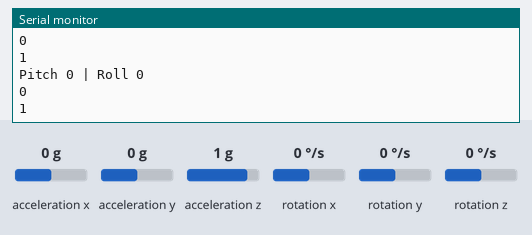
This sketch was run on a simulated Arduino Uno, built with avr-gcc and run on an emulated ATmega328P. On the bench: the last lines printed to the serial monitor. Wiring (inferred from the names in the program): MPU-6050 motion sensor at I2C address 0x68. Inputs (shaded band) come from the test bench; at power-on: acceleration x 0 g, acceleration y 0 g, acceleration z 1 g, rotation x 0 °/s, rotation y 0 °/s, rotation z 0 °/s. No radio packets arrive unless stated.

Above: at 7.9 s.
8.0 s: acceleration x set to -1.4 g
At 8.28 s:
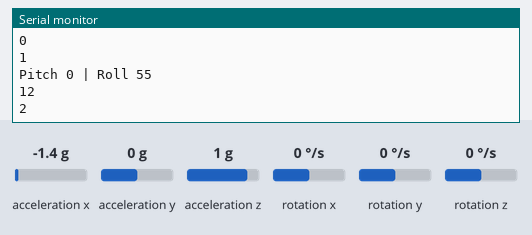
9.5 s: acceleration y set to -1.4 g
At 9.86 s:
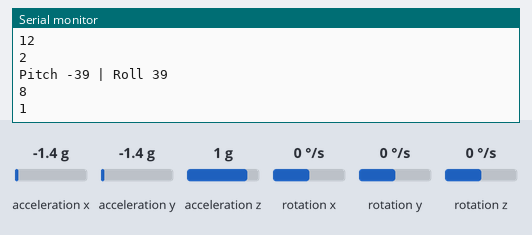
11.0 s: acceleration z set to -1.4 g
At 11.44 s:
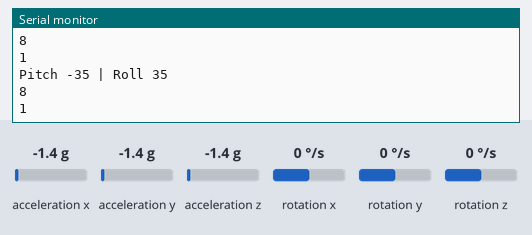
Timing chart, 0 to 14.0 s (numbered marks = the images above; inputs shaded):
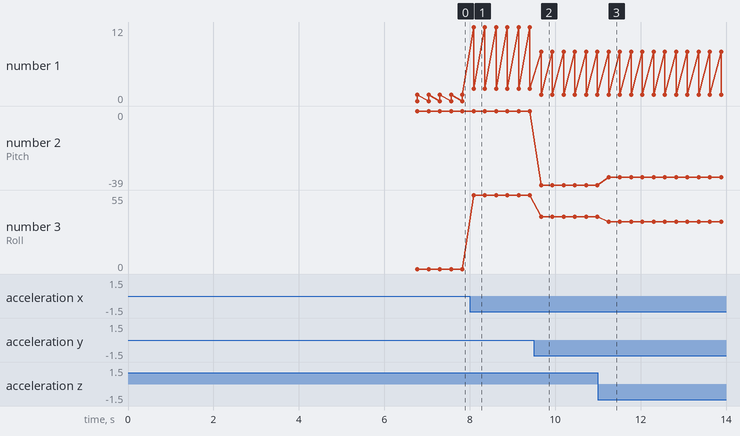

Measured:
- after the input at 8.0 s, the serial monitor: prints a new line after 0.09 s (image 1)
- after the input at 9.5 s, the serial monitor: prints a new line after 0.17 s (image 2)
- after the input at 11.0 s, the serial monitor: prints a new line after 0.25 s (image 3)
- plotted number 1: 1 → 2 after the input at 8.0 s
- plotted number 2: 0 → -39 after the input at 9.5 s, -39 → -35 after the input at 11.0 s
- plotted number 3: 0 → 55 after the input at 8.0 s, 55 → 39 after the input at 9.5 s, 39 → 35 after the input at 11.0 s

The sketch:

glove.ino
```cpp
//RF TRANS declaration part
#include <Wire.h>
#include <RH_ASK.h>
#ifdef RH_HAVE_HARDWARE_SPI
#include <SPI.h> // Not actually used but needed to compile
#endif

RH_ASK driver(2000, 2, 2, 0);

//Gyro A4 (SDA), A5 (SCL)

//Variables for Gyroscope
int gyro_x, gyro_y, gyro_z;
long gyro_x_cal, gyro_y_cal, gyro_z_cal;
boolean set_gyro_angles;

long acc_x, acc_y, acc_z, acc_total_vector;
int angle_roll_acc, angle_pitch_acc;

float angle_pitch, angle_roll;
int angle_pitch_buffer, angle_roll_buffer;
float angle_pitch_output, angle_roll_output;

int max_angle_pitch_acc = 50, max_angle_roll_acc = 50;
//Variables for RF Transsmitor
int sensorData = 0;
char sensorCharMsg[4];
uint8_t glove_encoded;

void setup() {

  //Start I2C Connection
  Wire.begin();
  trans_setup();
  //Setup MPU
  setup_mpu_6050();
  Serial.begin(115200);

}

void loop() {
  glove_encoded = 0b00000000;
  mpu_6050_loop();
  Serial.print("Pitch "); Serial.print((int)angle_pitch_acc);Serial.print(" | Roll "); Serial.print((int)angle_roll_acc);
  Serial.println();

  /*
   Create message => 0b1234
    1 is positive if roll is bigger then 0;
    2 is positive if roll abs valute is bigger then threshold;
    3 is positive if pitch is bigger then 0;
    4 is positive if pitch abs value is bigger then threshold;
  */

  if (angle_pitch_acc > max_angle_pitch_acc || angle_pitch_acc < (-1 * max_angle_pitch_acc)){
    glove_encoded = glove_encoded|0b00000001;
  }

  if (angle_pitch_acc > 0){
    glove_encoded = glove_encoded|0b00000010;
  }

  if (angle_roll_acc > max_angle_roll_acc || angle_roll_acc < (-1 * max_angle_roll_acc)){
    glove_encoded = glove_encoded|0b00000100;
  }

  if (angle_roll_acc > 0){
    glove_encoded = glove_encoded|0b00001000;
  }

  sensorData = (int)glove_encoded;
  itoa(sensorData, sensorCharMsg, 10);
  Serial.println(sensorCharMsg);
  Serial.println(strlen(sensorCharMsg));

  driver.send((uint8_t *) sensorCharMsg, 2);
  driver.waitPacketSent();
  delay(200);
 }
```

Gyro_and_accelometer.ino
```cpp
#include<Wire.h>

#define mpuAddress 0X68;


void setup_mpu_6050(){
   //Setup the registers of the MPU-6050
  setup_mpu_6050_registers();
  int cal_number = 1000;
  //Calibrate the MPU
  for (int cal_int = 0; cal_int < cal_number; cal_int++){
    //Add the gyro values to their appropreate values for later division
    read_mpu_6050_data();
    gyro_x_cal += gyro_x;
    gyro_y_cal += gyro_y;
    gyro_z_cal += gyro_z;
    delay(5);
  }

  //Divide all results by calibration number
  gyro_x_cal /= cal_number;
  gyro_y_cal /= cal_number;
  gyro_z_cal /= cal_number;

}

void mpu_6050_loop(){

  read_mpu_6050_data();

  //Subtract the offset values from the raw gyro values
  gyro_x -= gyro_x_cal;
  gyro_y -= gyro_y_cal;
  gyro_z -= gyro_z_cal;

  //Gyro angle calculations . Note 0.0000611 = 1 / (250Hz x 65.5)
  angle_pitch += gyro_x * 0.0000611;
  angle_roll += gyro_y * 0.0000611;
  //0.000001066 = 0.0000611 * (3.142(PI) / 180degr) The Arduino sin function is in radians
  //If the IMU has yawed transfer the roll angle to the pitch angle
  angle_pitch += angle_roll * sin(gyro_z * 0.000001066);

  //If the IMU has yawed transfer the pitch angle to the roll angle
  angle_roll -= angle_pitch * sin(gyro_z * 0.000001066);

  //Calculate the total accelerometer vector
  acc_total_vector = sqrt((acc_x*acc_x)+(acc_y*acc_y)+(acc_z*acc_z));

  //57.296 = 1 / (3.142 / 180) The Arduino asin function is in radians
  //Calculate the pitch angle
  angle_pitch_acc = asin((float)acc_y/acc_total_vector)* 57.296;
  //Calculate the roll angle
  angle_roll_acc =  asin((float)acc_x/acc_total_vector)* -57.296;

  //Accelerometer calibration value for pitch
  angle_pitch_acc -= 0;
  //Accelerometer calibration value for roll
  angle_roll_acc -= 0;
}


void setup_mpu_6050_registers(){
  //Activate the MPU-6050

  //Start communicating with the MPU-6050
  Wire.beginTransmission(0x68);
  //Send the requested starting register
  Wire.write(0x6B);
  //Set the requested starting register
  Wire.write(0x00);
  //End the transmission
  Wire.endTransmission();

  //Configure the accelerometer (+/-8g)

  //Start communicating with the MPU-6050
  Wire.beginTransmission(0x68);
  //Send the requested starting register
  Wire.write(0x1C);
  //Set the requested starting register
  Wire.write(0x10);
  //End the transmission
  Wire.endTransmission();

  //Configure the gyro (500dps full scale)

  //Start communicating with the MPU-6050
  Wire.beginTransmission(0x68);
  //Send the requested starting register
  Wire.write(0x1B);
  //Set the requested starting register
  Wire.write(0x08);
  //End the transmission
  Wire.endTransmission();

}

void read_mpu_6050_data(){

  //Read the raw gyro and accelerometer data

  //Start communicating with the MPU-6050
  Wire.beginTransmission(0x68);
  //Send the requested starting register
  Wire.write(0x3B);
  //End the transmission
  Wire.endTransmission();
  //Request 14 bytes from the MPU-6050
  Wire.requestFrom(0x68,14);
  //Wait until all the bytes are received
  while(Wire.available() < 14);

  //Following statements left shift 8 bits, then bitwise OR.
  //Turns two 8-bit values into one 16-bit value
  acc_x = Wire.read()<<8|Wire.read() / 4096;
  acc_y = Wire.read()<<8|Wire.read() / 4096;
  acc_z = Wire.read()<<8|Wire.read() / 4096;
  int16_t temp = Wire.read()<<8|Wire.read();
  gyro_x = Wire.read()<<8|Wire.read();
  gyro_y = Wire.read()<<8|Wire.read();
  gyro_z = Wire.read()<<8|Wire.read();
}
```

ask_transmitter.ino
```cpp
void trans_setup() {
  driver.init();
}

//int trans_loop(angle_pitch_acc, angle_roll_acc) {
//    const char *msg = angle_pitch_acc << sizeof(angle_pitch_acc)||angle_roll_acc;
//
//    driver.send((uint8_t *)msg, strlen(msg));
//    driver.waitPacketSent();
//    delay(200);
//}
```
